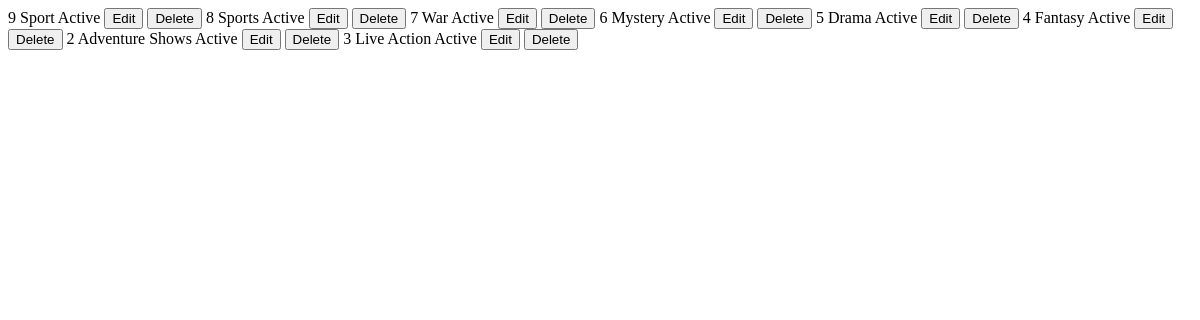
Before: /admin-app/genres-list/ (signed in) with the older database file.
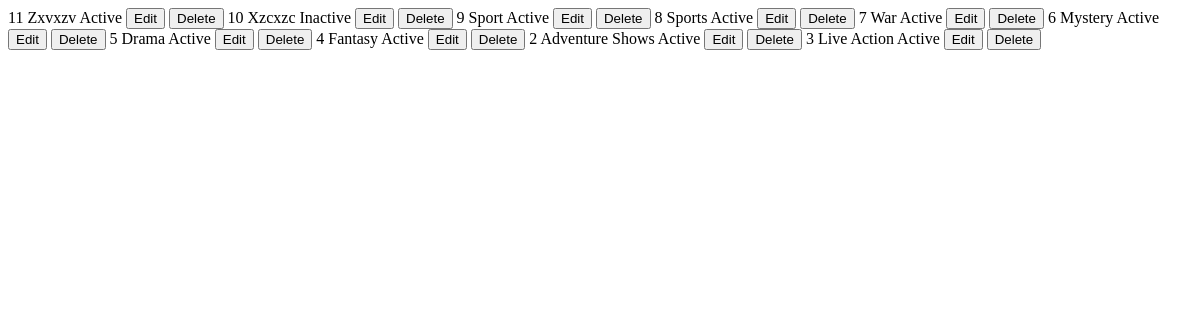
After: the same page with the newer database file.
### admin_app/models.py (models this page shows, shortened)
class Genre(models.Model):
    class Meta:
          ordering=['-updated_at','created_at']
    STATUS_CHOICES = [
        ('active', 'Active'),
        ('inactive', 'Inactive'),
     ]
    name = models.CharField(max_length=100,unique=True)
    slug = models.SlugField(max_length=100, unique=True, blank=True)
    status = models.CharField(max_length=10, choices=STATUS_CHOICES, default='inactive')
    created_at = models.DateTimeField(auto_now_add=True)
    updated_at = models.DateTimeField(auto_now=True)

### admin_app/views/genre_view.py (the view)
# urls.py: path('genres-list/', genre_view.genres_list, name='genres_list'),
@staff_required
@ensure_platform_configured
def genres_list(request):
   request.session['page'] = 'Admin Genres'
   user_with_brand = AppConfig.Ownership.get_owner()
   site_name = user_with_brand.brand_name if user_with_brand else None
   site_logo = user_with_brand.brand_image_url if user_with_brand else None
   staff_count = User.objects.filter(is_staff=True, is_active=True).count()
   page_number = request.GET.get('page', 1)
   genres = Genre.objects.all()
   paginator = Paginator(genres, 10)  # Show 10 genres per page
   page_obj = paginator.get_page(page_number)
   context={
     "genres":page_obj,
     "site_name":site_name,
     "site_logo":site_logo
   }
   return render(request,'admin_app/partials/list_elements/genres_list.html',context)

### admin_app/services/AppConfig.py (called while the page is built)
    @staticmethod
    def get_owner():
        user_with_brand = User.objects.filter(brand_name__isnull=False,brand_image_url__isnull=False,is_staff=True).first()
        return user_with_brand

### admin_app/templates/admin_app/partials/list_elements/genres_list.html
{% load humanize %}
{% for genre in genres %}
{% if forloop.last  and  genres.has_next%}
<tr id="genres-{{ genre.id }}" hx-trigger="revealed" hx-get="{% url 'genres_list' %}?page={{ genres.next_page_number }}" hx-swap="afterend">
{% else %}
<tr id="genres-{{ genre.id }}">
{% endif %}
    <td class="px-6 py-4 whitespace-nowrap text-sm text-gray-500">{{ genre.id }}</td>
    <td class="px-6 py-4 whitespace-nowrap text-sm text-gray-900">{{ genre.name }}</td>
    <td class="px-6 py-4 whitespace-nowrap text-sm text-gray-900">
        <span class="{% if genre.status == 'active'   %} bg-gradient-to-tl from-green-600 to-lime-400{% else %}bg-gradient-to-tl from-slate-600 to-slate-300{% endif %} px-2.5 text-xs rounded-1.8 py-1.4 inline-block whitespace-nowrap text-center align-baseline font-bold uppercase leading-none text-white">
            {% if genre.status == 'active' %}
            Active
        {% else %}
            Inactive
        {% endif %}
        </span>
    </td>
    <td class="px-6 py-4 whitespace-nowrap text-sm font-medium">
        <button onclick="openModal()" hx-get="{% url 'edit_genre' genre.id %}" hx-target="#modal_body" hx-swap="innerHTML" class="openModal text-indigo-600 hover:text-indigo-900">Edit</button>
        <button onclick="confirmDelete({{ genre.id }})" class="text-red-600 hover:text-red-900">Delete</button>
    </td>
</tr>
{% endfor %}

Changed rows visible on the page:
added Genre: id "11", name "Zxvxzv", status "Active"
added Genre: id "10", name "Xzcxzc", status "Inactive"
